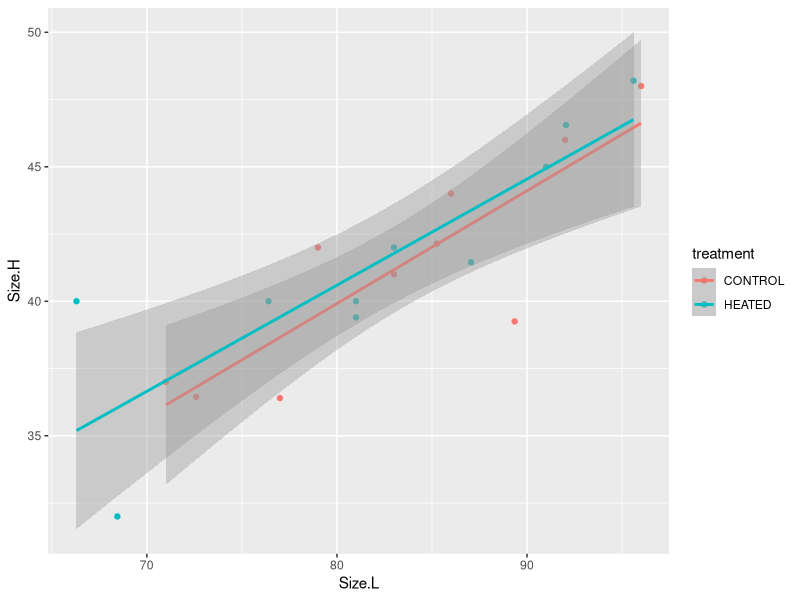
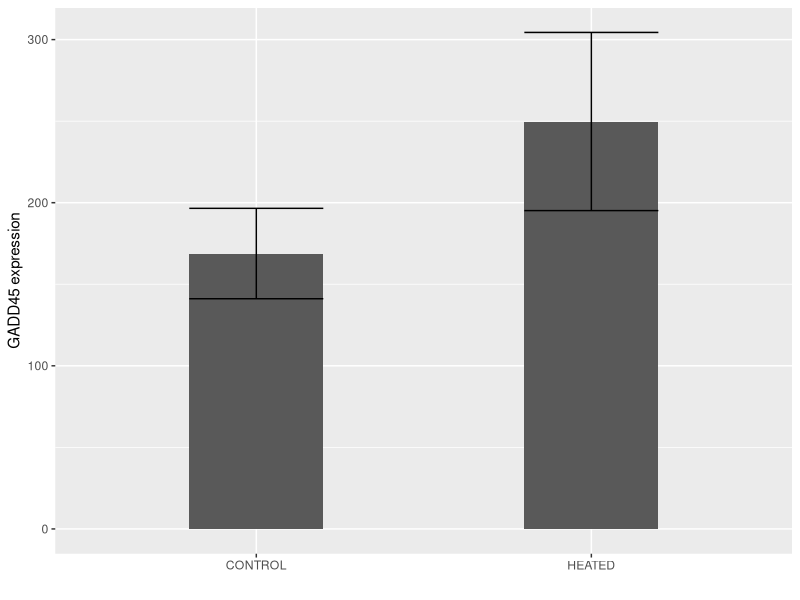
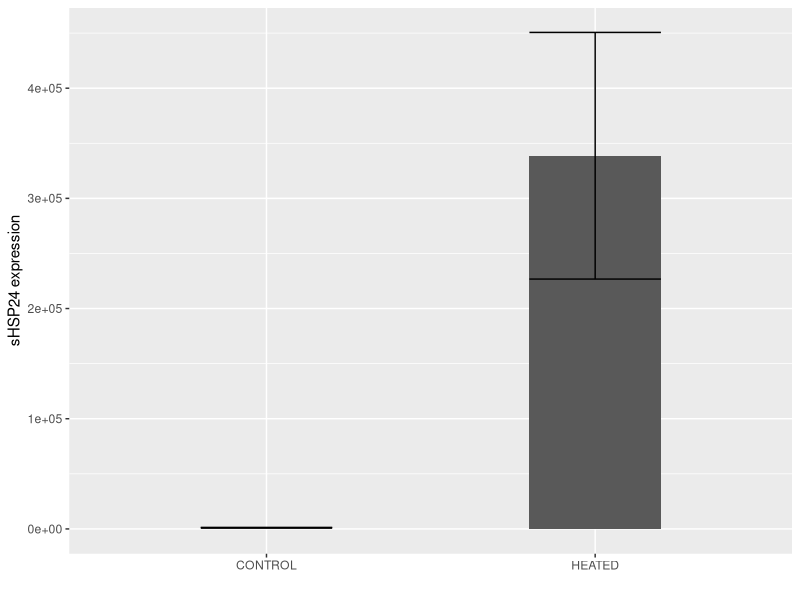
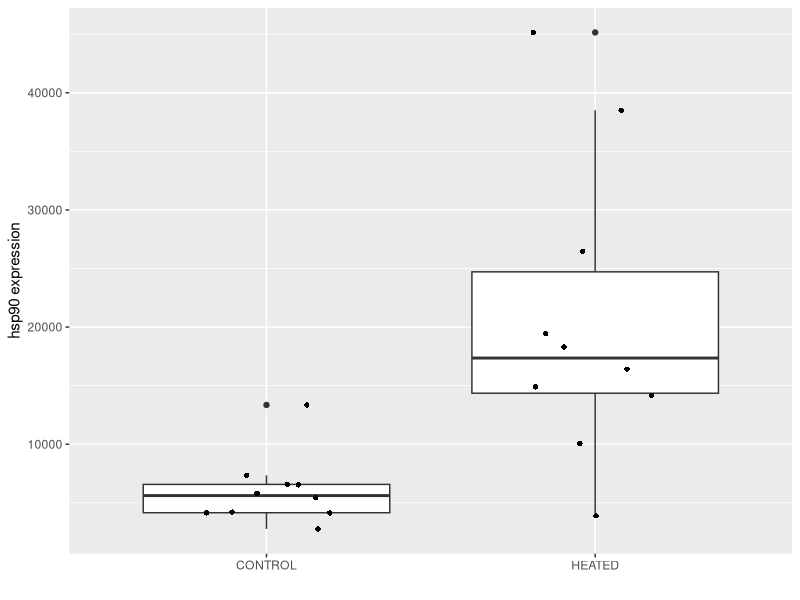
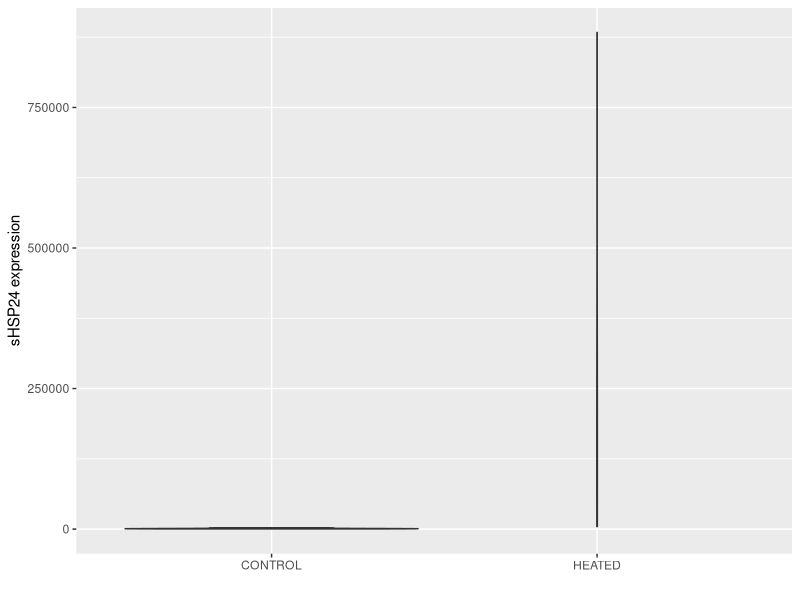

The R script that drew these images, in order: (Note: this script raises an error after producing the figures.)
## ---- chunk 1
library(tidyverse)
## ---- chunk 2
exp <- read.delim("../data/myt-gene-exp.csv", sep = ",")
## ---- chunk 3
exp <- drop_na(exp)
## ---- chunk 4
ggplot(exp, aes(x = Size.L, y = Size.H, color = treatment)) +
  geom_point() +
  geom_smooth(method = "lm")
## ---- chunk 5
exp %>% 
  group_by(treatment) %>%
  summarise(sem = sd(GADD45.converted)/sqrt(n()),
            GADD45.converted = mean(GADD45.converted)) %>%
  ggplot(aes(x = treatment, y = GADD45.converted)) + 
  geom_col(position = "dodge",
           width = 0.4) + 
  geom_errorbar(aes(ymin=GADD45.converted-sem, ymax=GADD45.converted+sem), width=.4,
                position = position_dodge()) +
  labs(x ="", y = "GADD45 expression", legend.title="") 
## ---- chunk 6
exp %>% 
  group_by(treatment) %>%
  summarise(sem = sd(sHSP24.converted)/sqrt(n()),
            sHSP24.converted = mean(sHSP24.converted)) %>%
  ggplot(aes(x = treatment, y = sHSP24.converted)) + 
  geom_col(position = "dodge",
           width = 0.4) + 
  geom_errorbar(aes(ymin=sHSP24.converted-sem, ymax=sHSP24.converted+sem), width=.4,
                position = position_dodge()) +
  labs(x ="", y = "sHSP24 expression", legend.title="") 
## ---- chunk 7
exp %>% 
  ggplot(aes(x = treatment, y = HSP90.converted)) + 
  geom_boxplot() + 
  geom_jitter(shape=16, position=position_jitter(0.2)) +
  labs(x ="", y = "hsp90 expression", legend.title="") 
## ---- chunk 8
exp %>% 
  ggplot(aes(x = treatment, y = sHSP24.converted)) + 
  geom_violin() + 
  labs(x ="", y = "sHSP24 expression", legend.title="") 
## ---- chunk 9
write_delim(exp, "../output/expression_01.tab", delim = "\t")
## ---- chunk 10
exp_long <- read.delim("../data/exp_longer.txt", sep = "\t")
## ---- chunk 11
exp_long %>% 
  ggplot(aes(x = treatment, y = gene_norm, fill = treatment)) + 
  geom_boxplot() + 
  geom_jitter(shape=1, position=position_jitter(0.2)) +
  facet_grid(~gene) +
  scale_fill_manual(values=c("#bbeeee", "#ffa500")) +
  theme(axis.title.x=element_blank(), axis.text.x=element_blank(),
                      axis.ticks.x=element_blank()) +
  ylab("gene expression (log10 arbitrary)")
## ---- chunk 12
exp_long %>% 
  ggplot(aes(x = treatment, y = exp)) + 
  geom_boxplot() + 
  geom_jitter(shape=1, position=position_jitter(0.1)) +
  facet_grid(~gene)
## ---- chunk 13
exp_long <- exp_long %>%
  mutate(gene_norm = log10(exp))
## ---- chunk 14
t.test(exp$GADD45.converted~exp$treatment)
## ---- chunk 15
t.test(exp$sHSP24.converted~exp$treatment)
## ---- chunk 16
t.test(exp$HSC70.converted~exp$treatment)
## ---- chunk 17
summary(glm(exp$HSC70.converted~exp$treatment))

